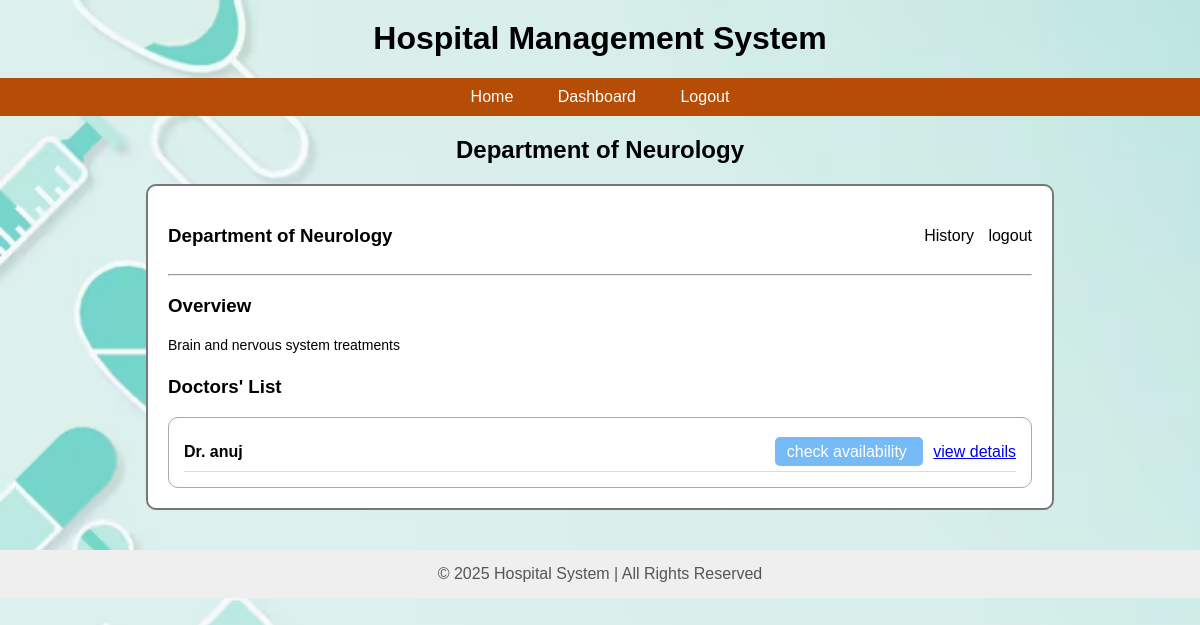
/department/2 (signed in), run on the app's committed database.
### app.py (models this page shows)
class Department(db.Model):
    __tablename__ = 'departments'
    id = db.Column(db.Integer, primary_key=True)
    name = db.Column(db.String(100), unique=True, nullable=False)
    description = db.Column(db.String(255), nullable=True)
    doctors = db.relationship("User", back_populates="department")

class User(db.Model):
    __tablename__ = 'users'
    id = db.Column(db.Integer, primary_key=True)
    user_name = db.Column(db.String(80), unique=True, nullable=False)
    email = db.Column(db.String(120), unique=True, nullable=False)
    password = db.Column(db.String(200), nullable=False)
    role = db.Column(db.String(50), nullable=False)
    created_at = db.Column(db.DateTime, default=datetime.utcnow)
    experience = db.Column(db.Integer, nullable=True)
    department_id = db.Column(db.Integer, db.ForeignKey('departments.id'), nullable=True)
    department = db.relationship("Department",back_populates="doctors")

### app.py (the view)
@app.route('/department/<int:dept_id>')
def department_details(dept_id):
    department = Department.query.get_or_404(dept_id)
    doctors = User.query.filter_by(role="doctor", department_id=dept_id).all()
    return render_template(
        "patient/department_details.html",
        department=department,
        doctors=doctors
    )

### templates/patient/department_details.html (shortened to what this page needs)
{% extends "root.html" %}
{% block content %}
<h2 style="text-align:center; margin-top:20px;">Department of {{ department.name }}</h2>
<div style="
    width:90%;
    margin:auto;
    padding:20px;
    background:white;
    border:2px solid #777;
    border-radius:10px;
">
    <div style="display:flex; justify-content:space-between; align-items:center;">
        <h3>Department of {{ department.name }}</h3>
        <div>
            <a href="{{ url_for('patient_history', patient_id=session['id']) }}"
               style="margin-right:10px; text-decoration:none; color:black;">
                History
            </a>
            <a href="/logout"
               style="text-decoration:none; color:black;">
                logout
            </a>
        </div>
    </div>
    <hr>
    <h3>Overview</h3>
    <p style="line-height:1.5; font-size:14px;">
        {{ department.description }}
    </p>
    <h3 style="margin-top:20px;">Doctors' List</h3>
    <div style="
        border:1px solid #aaa;
        padding:15px;
        border-radius:10px;
    ">
        {% for d in doctors %}
        <div style="
            display:flex;
            justify-content:space-between;
            align-items:center;
            border-bottom:1px solid #ddd;
            padding:10px 0;
        ">
            <span><b>Dr. {{ d.user_name }}</b></span>
            <div>
                <a href="/doctor/{{ d.id }}/availability"
                   style="background:#76baf7; padding:6px 12px; border-radius:5px;
                          text-decoration:none; color:white; margin-right:10px;">
                    check availability
                </a>
                <a href="{{ url_for('doctor_details', doctor_id=d.id) }}"
   class="btn btn-outline-primary">view details</a>
            </div>
        </div>
        {% endfor %}
    </div>
</div>
{% endblock %}

### templates/root.html (style rules this page uses)
body { font-family: Arial; margin: 0; padding: 0; background-image: url('/static/images/back_ground image1.jpg'); background-size: cover; background-repeat: no-repeat; background-attachment: fixed; }

### data on the page
Department: name "Neurology", description "Brain and nervous system treatments"
User: user_name "anuj"
